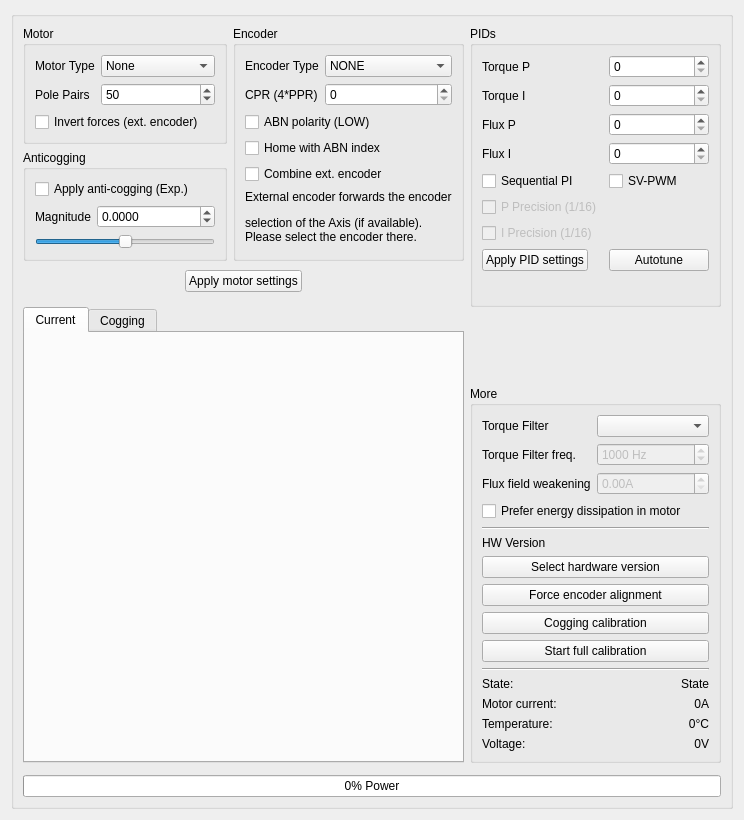
<?xml version="1.0" encoding="UTF-8"?>
<ui version="4.0">
 <class>Form</class>
 <widget class="QWidget" name="Form">
  <property name="geometry">
   <rect>
    <x>0</x>
    <y>0</y>
    <width>744</width>
    <height>820</height>
   </rect>
  </property>
  <property name="windowTitle">
   <string>Form</string>
  </property>
  <layout class="QVBoxLayout" name="verticalLayout">
   <item>
    <widget class="QGroupBox" name="groupBox_tmc">
     <property name="title">
      <string/>
     </property>
     <layout class="QGridLayout" name="gridLayout">
      <item row="6" column="2" rowspan="2">
       <widget class="QGroupBox" name="groupBox_4">
        <property name="maximumSize">
         <size>
          <width>500</width>
          <height>16777215</height>
         </size>
        </property>
        <property name="title">
         <string>More</string>
        </property>
        <layout class="QFormLayout" name="formLayout_3">
         <item row="0" column="0">
          <widget class="QLabel" name="label_8">
           <property name="text">
            <string>Torque Filter</string>
           </property>
          </widget>
         </item>
         <item row="0" column="1">
          <widget class="QComboBox" name="comboBox_torqueFilter"/>
         </item>
         <item row="1" column="0">
          <widget class="QLabel" name="label_15">
           <property name="text">
            <string>Torque Filter freq.</string>
           </property>
          </widget>
         </item>
         <item row="1" column="1">
          <widget class="QSpinBox" name="spinBox_torqueFilterFreq">
           <property name="enabled">
            <bool>false</bool>
           </property>
           <property name="minimumSize">
            <size>
             <width>100</width>
             <height>0</height>
            </size>
           </property>
           <property name="suffix">
            <string> Hz</string>
           </property>
           <property name="minimum">
            <number>10</number>
           </property>
           <property name="maximum">
            <number>8192</number>
           </property>
           <property name="value">
            <number>1000</number>
           </property>
          </widget>
         </item>
         <item row="2" column="0">
          <widget class="QLabel" name="label_9">
           <property name="toolTip">
            <string>&lt;html&gt;&lt;head/&gt;&lt;body&gt;&lt;p&gt;Caution: can increase max speed but can also cause steppers to accelerate exponentially if too high&lt;/p&gt;&lt;/body&gt;&lt;/html&gt;</string>
           </property>
           <property name="text">
            <string>Flux field weakening</string>
           </property>
          </widget>
         </item>
         <item row="2" column="1">
          <widget class="QDoubleSpinBox" name="doubleSpinBox_fluxoffset">
           <property name="enabled">
            <bool>false</bool>
           </property>
           <property name="minimumSize">
            <size>
             <width>100</width>
             <height>0</height>
            </size>
           </property>
           <property name="toolTip">
            <string>&lt;html&gt;&lt;head/&gt;&lt;body&gt;&lt;p&gt;Caution: can increase max speed but can also cause steppers to accelerate exponentially if too high&lt;/p&gt;&lt;/body&gt;&lt;/html&gt;</string>
           </property>
           <property name="keyboardTracking">
            <bool>false</bool>
           </property>
           <property name="suffix">
            <string>A</string>
           </property>
           <property name="maximum">
            <double>5.000000000000000</double>
           </property>
           <property name="singleStep">
            <double>0.100000000000000</double>
           </property>
          </widget>
         </item>
         <item row="4" column="0" colspan="2">
          <widget class="Line" name="line">
           <property name="orientation">
            <enum>Qt::Orientation::Horizontal</enum>
           </property>
          </widget>
         </item>
         <item row="5" column="0" colspan="2">
          <widget class="QLabel" name="label_hwversion">
           <property name="text">
            <string>HW Version</string>
           </property>
           <property name="wordWrap">
            <bool>true</bool>
           </property>
          </widget>
         </item>
         <item row="6" column="0" colspan="2">
          <widget class="QPushButton" name="pushButton_hwversion">
           <property name="text">
            <string>Select hardware version</string>
           </property>
          </widget>
         </item>
         <item row="7" column="0" colspan="2">
          <widget class="QPushButton" name="pushButton_align">
           <property name="text">
            <string>Force encoder alignment</string>
           </property>
          </widget>
         </item>
         <item row="9" column="0" colspan="2">
          <widget class="QPushButton" name="pushButton_calibrate">
           <property name="text">
            <string>Start full calibration</string>
           </property>
          </widget>
         </item>
         <item row="10" column="0" colspan="2">
          <widget class="Line" name="line_2">
           <property name="orientation">
            <enum>Qt::Orientation::Horizontal</enum>
           </property>
          </widget>
         </item>
         <item row="11" column="0">
          <widget class="QLabel" name="label_14">
           <property name="text">
            <string>State:</string>
           </property>
          </widget>
         </item>
         <item row="11" column="1">
          <widget class="QLabel" name="label_state">
           <property name="text">
            <string>State</string>
           </property>
           <property name="alignment">
            <set>Qt::AlignmentFlag::AlignRight|Qt::AlignmentFlag::AlignTrailing|Qt::AlignmentFlag::AlignVCenter</set>
           </property>
          </widget>
         </item>
         <item row="12" column="0">
          <widget class="QLabel" name="label_11">
           <property name="text">
            <string>Motor current:</string>
           </property>
          </widget>
         </item>
         <item row="12" column="1">
          <widget class="QLabel" name="label_Current">
           <property name="minimumSize">
            <size>
             <width>0</width>
             <height>0</height>
            </size>
           </property>
           <property name="text">
            <string>0A</string>
           </property>
           <property name="alignment">
            <set>Qt::AlignmentFlag::AlignRight|Qt::AlignmentFlag::AlignTrailing|Qt::AlignmentFlag::AlignVCenter</set>
           </property>
          </widget>
         </item>
         <item row="13" column="0">
          <widget class="QLabel" name="label_12">
           <property name="text">
            <string>Temperature:</string>
           </property>
          </widget>
         </item>
         <item row="13" column="1">
          <widget class="QLabel" name="label_Temp">
           <property name="text">
            <string>0°C</string>
           </property>
           <property name="alignment">
            <set>Qt::AlignmentFlag::AlignRight|Qt::AlignmentFlag::AlignTrailing|Qt::AlignmentFlag::AlignVCenter</set>
           </property>
          </widget>
         </item>
         <item row="14" column="0">
          <widget class="QLabel" name="label_13">
           <property name="text">
            <string>Voltage:</string>
           </property>
          </widget>
         </item>
         <item row="14" column="1">
          <widget class="QLabel" name="label_volt">
           <property name="text">
            <string>0V</string>
           </property>
           <property name="alignment">
            <set>Qt::AlignmentFlag::AlignRight|Qt::AlignmentFlag::AlignTrailing|Qt::AlignmentFlag::AlignVCenter</set>
           </property>
          </widget>
         </item>
         <item row="3" column="0" colspan="2">
          <widget class="QCheckBox" name="checkBox_fluxdissipate">
           <property name="toolTip">
            <string>&lt;html&gt;&lt;head/&gt;&lt;body&gt;&lt;p&gt;Use flux component to dissipate energy before enabling the brake resistor. &lt;/p&gt;&lt;p&gt;Heats up the motor slightly more. Brake resistor will still operate normally.&lt;/p&gt;&lt;p&gt;Only disable if suitable brake resistor is installed.&lt;/p&gt;&lt;/body&gt;&lt;/html&gt;</string>
           </property>
           <property name="text">
            <string>Prefer energy dissipation in motor</string>
           </property>
          </widget>
         </item>
         <item row="8" column="0" colspan="2">
          <widget class="QPushButton" name="pushButton_cogging">
           <property name="text">
            <string>Cogging calibration</string>
           </property>
          </widget>
         </item>
        </layout>
       </widget>
      </item>
      <item row="0" column="0">
       <widget class="QGroupBox" name="groupBox_3">
        <property name="sizePolicy">
         <sizepolicy hsizetype="Preferred" vsizetype="Preferred">
          <horstretch>1</horstretch>
          <verstretch>0</verstretch>
         </sizepolicy>
        </property>
        <property name="title">
         <string>Motor</string>
        </property>
        <layout class="QFormLayout" name="formLayout_2">
         <item row="0" column="0">
          <widget class="QLabel" name="label">
           <property name="text">
            <string>Motor Type</string>
           </property>
          </widget>
         </item>
         <item row="0" column="1">
          <widget class="QComboBox" name="comboBox_mtype">
           <item>
            <property name="text">
             <string>None</string>
            </property>
           </item>
          </widget>
         </item>
         <item row="1" column="0">
          <widget class="QLabel" name="label_2">
           <property name="text">
            <string>Pole Pairs</string>
           </property>
          </widget>
         </item>
         <item row="1" column="1">
          <widget class="QSpinBox" name="spinBox_poles">
           <property name="keyboardTracking">
            <bool>false</bool>
           </property>
           <property name="value">
            <number>50</number>
           </property>
          </widget>
         </item>
         <item row="2" column="0" colspan="2">
          <widget class="QCheckBox" name="checkBox_invertForce">
           <property name="toolTip">
            <string>&lt;html&gt;&lt;head/&gt;&lt;body&gt;&lt;p&gt;Inverts forces received by the driver when combine with ext. encoder is active if the internal and external encoder directions don't match&lt;/p&gt;&lt;/body&gt;&lt;/html&gt;</string>
           </property>
           <property name="text">
            <string>Invert forces (ext. encoder)</string>
           </property>
          </widget>
         </item>
        </layout>
       </widget>
      </item>
      <item row="2" column="0" colspan="2">
       <widget class="QFrame" name="frame_2">
        <property name="frameShape">
         <enum>QFrame::Shape::NoFrame</enum>
        </property>
        <property name="frameShadow">
         <enum>QFrame::Shadow::Raised</enum>
        </property>
        <layout class="QGridLayout" name="gridLayout_2">
         <property name="leftMargin">
          <number>9</number>
         </property>
         <property name="topMargin">
          <number>3</number>
         </property>
         <property name="rightMargin">
          <number>9</number>
         </property>
         <item row="0" column="1">
          <widget class="QPushButton" name="pushButton_submitmotor">
           <property name="text">
            <string>Apply motor settings</string>
           </property>
          </widget>
         </item>
         <item row="0" column="2">
          <spacer name="horizontalSpacer_3">
           <property name="orientation">
            <enum>Qt::Orientation::Horizontal</enum>
           </property>
           <property name="sizeHint" stdset="0">
            <size>
             <width>40</width>
             <height>20</height>
            </size>
           </property>
          </spacer>
         </item>
         <item row="0" column="0">
          <spacer name="horizontalSpacer_2">
           <property name="orientation">
            <enum>Qt::Orientation::Horizontal</enum>
           </property>
           <property name="sizeHint" stdset="0">
            <size>
             <width>40</width>
             <height>20</height>
            </size>
           </property>
          </spacer>
         </item>
        </layout>
       </widget>
      </item>
      <item row="3" column="0" rowspan="5" colspan="2">
       <widget class="QTabWidget" name="tabWidget">
        <property name="currentIndex">
         <number>0</number>
        </property>
        <widget class="QWidget" name="tab_5">
         <attribute name="title">
          <string>Current</string>
         </attribute>
         <layout class="QGridLayout" name="gridLayout_3">
          <item row="0" column="0">
           <widget class="QChartView" name="graphWidget_Amps" native="true">
            <property name="sizePolicy">
             <sizepolicy hsizetype="Preferred" vsizetype="Preferred">
              <horstretch>0</horstretch>
              <verstretch>1</verstretch>
             </sizepolicy>
            </property>
           </widget>
          </item>
         </layout>
        </widget>
        <widget class="QWidget" name="tab_6">
         <attribute name="title">
          <string>Cogging</string>
         </attribute>
         <layout class="QGridLayout" name="gridLayout_4">
          <item row="0" column="0" colspan="3">
           <widget class="QChartView" name="graphWidget_Cogging" native="true">
            <property name="sizePolicy">
             <sizepolicy hsizetype="Preferred" vsizetype="Preferred">
              <horstretch>0</horstretch>
              <verstretch>1</verstretch>
             </sizepolicy>
            </property>
           </widget>
          </item>
          <item row="1" column="0" colspan="3">
           <widget class="QChartView" name="graphWidget_Profile" native="true">
            <property name="sizePolicy">
             <sizepolicy hsizetype="Preferred" vsizetype="Preferred">
              <horstretch>0</horstretch>
              <verstretch>1</verstretch>
             </sizepolicy>
            </property>
           </widget>
          </item>
          <item row="2" column="0" colspan="3">
           <layout class="QHBoxLayout" name="horizontalLayout">
            <item>
             <widget class="QPushButton" name="pushButton_reloadCoggingTable">
              <property name="text">
               <string>Reload table</string>
              </property>
             </widget>
            </item>
            <item>
             <widget class="QPushButton" name="pushButton_resetCoggingTable">
              <property name="text">
               <string>Reset table</string>
              </property>
             </widget>
            </item>
           </layout>
          </item>
         </layout>
        </widget>
       </widget>
      </item>
      <item row="12" column="0" colspan="3">
       <widget class="QProgressBar" name="progressBar_power">
        <property name="sizePolicy">
         <sizepolicy hsizetype="Minimum" vsizetype="Fixed">
          <horstretch>0</horstretch>
          <verstretch>0</verstretch>
         </sizepolicy>
        </property>
        <property name="layoutDirection">
         <enum>Qt::LayoutDirection::LeftToRight</enum>
        </property>
        <property name="maximum">
         <number>28000</number>
        </property>
        <property name="value">
         <number>0</number>
        </property>
        <property name="textVisible">
         <bool>true</bool>
        </property>
        <property name="format">
         <string>%p% Power</string>
        </property>
       </widget>
      </item>
      <item row="11" column="0">
       <widget class="QFrame" name="frame">
        <property name="frameShape">
         <enum>QFrame::Shape::StyledPanel</enum>
        </property>
        <property name="frameShadow">
         <enum>QFrame::Shadow::Raised</enum>
        </property>
       </widget>
      </item>
      <item row="0" column="2" rowspan="5">
       <widget class="QGroupBox" name="groupBox_2">
        <property name="sizePolicy">
         <sizepolicy hsizetype="Minimum" vsizetype="Minimum">
          <horstretch>0</horstretch>
          <verstretch>0</verstretch>
         </sizepolicy>
        </property>
        <property name="maximumSize">
         <size>
          <width>500</width>
          <height>16777215</height>
         </size>
        </property>
        <property name="title">
         <string>PIDs</string>
        </property>
        <layout class="QFormLayout" name="formLayout">
         <item row="0" column="0">
          <widget class="QLabel" name="label_3">
           <property name="text">
            <string>Torque P</string>
           </property>
          </widget>
         </item>
         <item row="0" column="1">
          <widget class="QSpinBox" name="spinBox_tp">
           <property name="minimumSize">
            <size>
             <width>100</width>
             <height>0</height>
            </size>
           </property>
           <property name="keyboardTracking">
            <bool>false</bool>
           </property>
           <property name="maximum">
            <number>32767</number>
           </property>
          </widget>
         </item>
         <item row="1" column="0">
          <widget class="QLabel" name="label_4">
           <property name="text">
            <string>Torque I</string>
           </property>
          </widget>
         </item>
         <item row="1" column="1">
          <widget class="QSpinBox" name="spinBox_ti">
           <property name="minimumSize">
            <size>
             <width>100</width>
             <height>0</height>
            </size>
           </property>
           <property name="keyboardTracking">
            <bool>false</bool>
           </property>
           <property name="maximum">
            <number>32767</number>
           </property>
          </widget>
         </item>
         <item row="2" column="0">
          <widget class="QLabel" name="label_5">
           <property name="text">
            <string>Flux P</string>
           </property>
          </widget>
         </item>
         <item row="2" column="1">
          <widget class="QSpinBox" name="spinBox_fp">
           <property name="minimumSize">
            <size>
             <width>100</width>
             <height>0</height>
            </size>
           </property>
           <property name="keyboardTracking">
            <bool>false</bool>
           </property>
           <property name="maximum">
            <number>32767</number>
           </property>
          </widget>
         </item>
         <item row="3" column="0">
          <widget class="QLabel" name="label_6">
           <property name="text">
            <string>Flux I</string>
           </property>
          </widget>
         </item>
         <item row="3" column="1">
          <widget class="QSpinBox" name="spinBox_fi">
           <property name="minimumSize">
            <size>
             <width>100</width>
             <height>0</height>
            </size>
           </property>
           <property name="keyboardTracking">
            <bool>false</bool>
           </property>
           <property name="maximum">
            <number>32767</number>
           </property>
          </widget>
         </item>
         <item row="8" column="0">
          <widget class="QPushButton" name="pushButton_submitpid">
           <property name="text">
            <string>Apply PID settings</string>
           </property>
          </widget>
         </item>
         <item row="6" column="0">
          <widget class="QCheckBox" name="checkBox_P_Precision">
           <property name="enabled">
            <bool>false</bool>
           </property>
           <property name="text">
            <string>P Precision (1/16)</string>
           </property>
           <attribute name="buttonGroup">
            <string notr="true">buttonGroup_precision</string>
           </attribute>
          </widget>
         </item>
         <item row="7" column="0">
          <widget class="QCheckBox" name="checkBox_I_Precision">
           <property name="enabled">
            <bool>false</bool>
           </property>
           <property name="text">
            <string>I Precision (1/16)</string>
           </property>
           <attribute name="buttonGroup">
            <string notr="true">buttonGroup_precision</string>
           </attribute>
          </widget>
         </item>
         <item row="8" column="1">
          <widget class="QPushButton" name="pushButton_autotunepid">
           <property name="text">
            <string>Autotune</string>
           </property>
          </widget>
         </item>
         <item row="5" column="0">
          <widget class="QCheckBox" name="checkBox_advancedpid">
           <property name="toolTip">
            <string>&lt;html&gt;&lt;head/&gt;&lt;body&gt;&lt;p&gt;Toggles between parallel and sequential PI modes. Requires retuning.&lt;br/&gt;Advanced (sequential) can improve impulse response.&lt;/p&gt;&lt;/body&gt;&lt;/html&gt;</string>
           </property>
           <property name="text">
            <string>Sequential PI</string>
           </property>
          </widget>
         </item>
         <item row="5" column="1">
          <widget class="QCheckBox" name="checkBox_svpwm">
           <property name="toolTip">
            <string>&lt;html&gt;&lt;head/&gt;&lt;body&gt;&lt;p&gt;Space vector PWM increases the speed of BLDC motors by allowing higher phase voltage.&lt;/p&gt;&lt;p&gt;Disable if the star point is not isolated.&lt;/p&gt;&lt;/body&gt;&lt;/html&gt;</string>
           </property>
           <property name="text">
            <string>SV-PWM</string>
           </property>
          </widget>
         </item>
        </layout>
       </widget>
      </item>
      <item row="5" column="2">
       <spacer name="verticalSpacer">
        <property name="orientation">
         <enum>Qt::Orientation::Vertical</enum>
        </property>
        <property name="sizeType">
         <enum>QSizePolicy::Policy::Expanding</enum>
        </property>
        <property name="sizeHint" stdset="0">
         <size>
          <width>20</width>
          <height>0</height>
         </size>
        </property>
       </spacer>
      </item>
      <item row="0" column="1" rowspan="2">
       <widget class="QGroupBox" name="groupBox_encoder">
        <property name="sizePolicy">
         <sizepolicy hsizetype="Preferred" vsizetype="Preferred">
          <horstretch>1</horstretch>
          <verstretch>0</verstretch>
         </sizepolicy>
        </property>
        <property name="title">
         <string>Encoder</string>
        </property>
        <layout class="QFormLayout" name="formLayout_4">
         <item row="0" column="0">
          <widget class="QLabel" name="label_7">
           <property name="text">
            <string>Encoder Type</string>
           </property>
          </widget>
         </item>
         <item row="0" column="1">
          <widget class="QComboBox" name="comboBox_enc">
           <item>
            <property name="text">
             <string>NONE</string>
            </property>
           </item>
          </widget>
         </item>
         <item row="1" column="0">
          <widget class="QLabel" name="label_cpr">
           <property name="text">
            <string>CPR (4*PPR)</string>
           </property>
          </widget>
         </item>
         <item row="1" column="1">
          <widget class="QSpinBox" name="spinBox_cpr">
           <property name="enabled">
            <bool>true</bool>
           </property>
           <property name="toolTip">
            <string>&lt;html&gt;&lt;head/&gt;&lt;body&gt;&lt;p&gt;Encoder resolution after quadrature (4 * PPR = CPR)&lt;/p&gt;&lt;/body&gt;&lt;/html&gt;</string>
           </property>
           <property name="keyboardTracking">
            <bool>false</bool>
           </property>
           <property name="maximum">
            <number>65535</number>
           </property>
          </widget>
         </item>
         <item row="2" column="0" colspan="2">
          <widget class="QCheckBox" name="checkBox_abnpol">
           <property name="enabled">
            <bool>true</bool>
           </property>
           <property name="text">
            <string>ABN polarity (LOW)</string>
           </property>
          </widget>
         </item>
         <item row="3" column="0" colspan="2">
          <widget class="QCheckBox" name="checkBox_abnIndex">
           <property name="enabled">
            <bool>true</bool>
           </property>
           <property name="text">
            <string>Home with ABN index</string>
           </property>
          </widget>
         </item>
         <item row="4" column="0" colspan="2">
          <widget class="QCheckBox" name="checkBox_combineEncoders">
           <property name="toolTip">
            <string>&lt;html&gt;&lt;head/&gt;&lt;body&gt;&lt;p&gt;Allows using a local TMC encoder for commutation and an externally selected encoder for position reporting&lt;/p&gt;&lt;/body&gt;&lt;/html&gt;</string>
           </property>
           <property name="text">
            <string>Combine ext. encoder</string>
           </property>
          </widget>
         </item>
         <item row="5" column="0" colspan="2">
          <widget class="QLabel" name="label_encoder_notice">
           <property name="enabled">
            <bool>true</bool>
           </property>
           <property name="text">
            <string>&lt;html&gt;&lt;head/&gt;&lt;body&gt;&lt;p&gt;External encoder forwards the encoder&lt;/p&gt;&lt;p&gt;selection of the Axis (if available).&lt;br/&gt;Please select the encoder there.&lt;/p&gt;&lt;/body&gt;&lt;/html&gt;</string>
           </property>
          </widget>
         </item>
        </layout>
       </widget>
      </item>
      <item row="1" column="0">
       <widget class="QGroupBox" name="groupBox_anticogging">
        <property name="title">
         <string>Anticogging</string>
        </property>
        <layout class="QFormLayout" name="formLayout_5">
         <property name="leftMargin">
          <number>9</number>
         </property>
         <property name="topMargin">
          <number>9</number>
         </property>
         <property name="rightMargin">
          <number>9</number>
         </property>
         <property name="bottomMargin">
          <number>9</number>
         </property>
         <item row="0" column="0" colspan="2">
          <widget class="QCheckBox" name="checkBox_cogging">
           <property name="text">
            <string>Apply anti-cogging (Exp.)</string>
           </property>
          </widget>
         </item>
         <item row="2" column="0">
          <widget class="QLabel" name="label_10">
           <property name="sizePolicy">
            <sizepolicy hsizetype="Fixed" vsizetype="Preferred">
             <horstretch>0</horstretch>
             <verstretch>0</verstretch>
            </sizepolicy>
           </property>
           <property name="text">
            <string>Magnitude</string>
           </property>
          </widget>
         </item>
         <item row="4" column="0" colspan="2">
          <widget class="QSlider" name="horizontalSlider_coggmag">
           <property name="minimum">
            <number>-32767</number>
           </property>
           <property name="maximum">
            <number>32767</number>
           </property>
           <property name="singleStep">
            <number>100</number>
           </property>
           <property name="pageStep">
            <number>1000</number>
           </property>
           <property name="tracking">
            <bool>true</bool>
           </property>
           <property name="orientation">
            <enum>Qt::Orientation::Horizontal</enum>
           </property>
           <property name="invertedAppearance">
            <bool>false</bool>
           </property>
           <property name="invertedControls">
            <bool>false</bool>
           </property>
          </widget>
         </item>
         <item row="2" column="1">
          <widget class="QDoubleSpinBox" name="doubleSpinBox_coggScale">
           <property name="decimals">
            <number>4</number>
           </property>
           <property name="minimum">
            <double>-3.276700000000000</double>
           </property>
           <property name="maximum">
            <double>3.276700000000000</double>
           </property>
           <property name="singleStep">
            <double>0.000100000000000</double>
           </property>
          </widget>
         </item>
        </layout>
       </widget>
      </item>
     </layout>
    </widget>
   </item>
  </layout>
 </widget>
 <customwidgets>
  <customwidget>
   <class>QChartView</class>
   <extends>QWidget</extends>
   <header location="global">PyQt6/QtCharts</header>
   <container>1</container>
  </customwidget>
 </customwidgets>
 <resources/>
 <connections/>
 <buttongroups>
  <buttongroup name="buttonGroup_precision">
   <property name="exclusive">
    <bool>false</bool>
   </property>
  </buttongroup>
 </buttongroups>
</ui>
